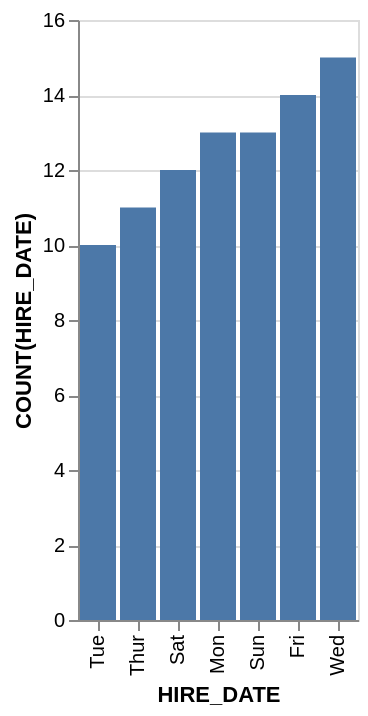

The Vega-Lite source for this figure:
### Vega-Lite specification from a JSON file in a GitHub repository (floating-point values rounded to 4 significant figures)
{"data": {"values": [{"x_data": "Tue", "y_data": 10}, {"x_data": "Thur", "y_data": 11}, {"x_data": "Sat", "y_data": 12}, {"x_data": "Mon", "y_data": 13}, {"x_data": "Sun", "y_data": 13}, {"x_data": "Fri", "y_data": 14}, {"x_data": "Wed", "y_data": 15}]}, "mark": "bar", "encoding": {"x": {"field": "x_data", "type": "nominal", "title": "HIRE_DATE", "sort": {"op": "sum", "field": "y_data", "order": "ascending"}}, "y": {"field": "y_data", "type": "quantitative", "title": "COUNT(HIRE_DATE)"}}}
